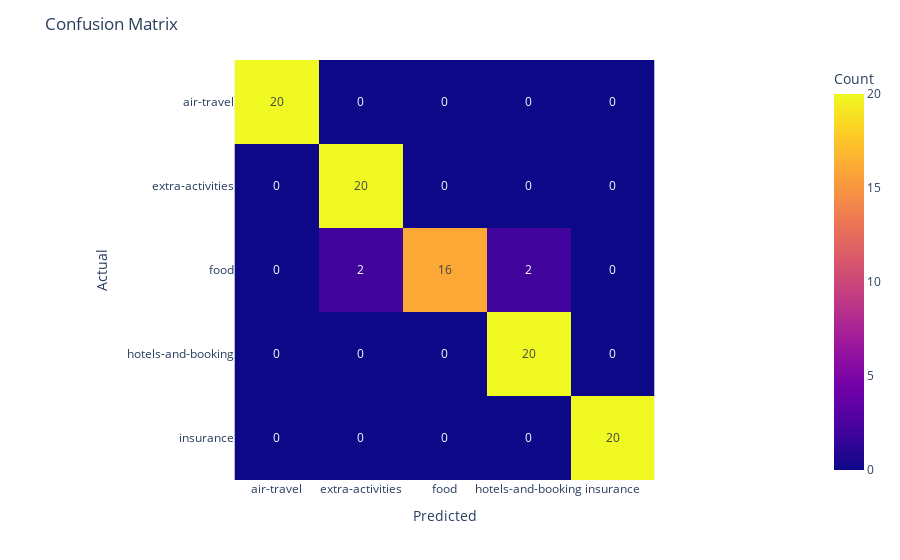

This figure's notebook cell:
### Code cell
plot_confusion_matrix(df)

### Figure 1 — Plotly figure (JSON) as saved in the notebook; plotly's stock layout.template omitted (floating-point values rounded to 4 significant figures)
{"data": [{"coloraxis": "coloraxis", "hovertemplate": "Predicted: %{x}<br>Actual: %{y}<br>Count: %{z}<extra></extra>", "name": "0", "texttemplate": "%{z}", "type": "heatmap", "x": ["air-travel", "extra-activities", "food", "hotels-and-booking", "insurance"], "xaxis": "x", "y": ["air-travel", "extra-activities", "food", "hotels-and-booking", "insurance"], "yaxis": "y", "z": [[20, 0, 0, 0, 0], [0, 20, 0, 0, 0], [0, 2, 16, 2, 0], [0, 0, 0, 20, 0], [0, 0, 0, 0, 20]]}], "layout": {"coloraxis": {"colorbar": {"title": {"text": "Count"}}, "colorscale": [[0, "#0d0887"], [0.1111, "#46039f"], [0.2222, "#7201a8"], [0.3333, "#9c179e"], [0.4444, "#bd3786"], [0.5556, "#d8576b"], [0.6667, "#ed7953"], [0.7778, "#fb9f3a"], [0.8889, "#fdca26"], [1, "#f0f921"]]}, "margin": {"t": 60}, "title": {"text": "Confusion Matrix"}, "xaxis": {"anchor": "y", "constrain": "domain", "domain": [0, 1], "scaleanchor": "y", "title": {"text": "Predicted"}}, "yaxis": {"anchor": "x", "autorange": "reversed", "constrain": "domain", "domain": [0, 1], "title": {"text": "Actual"}}}}
